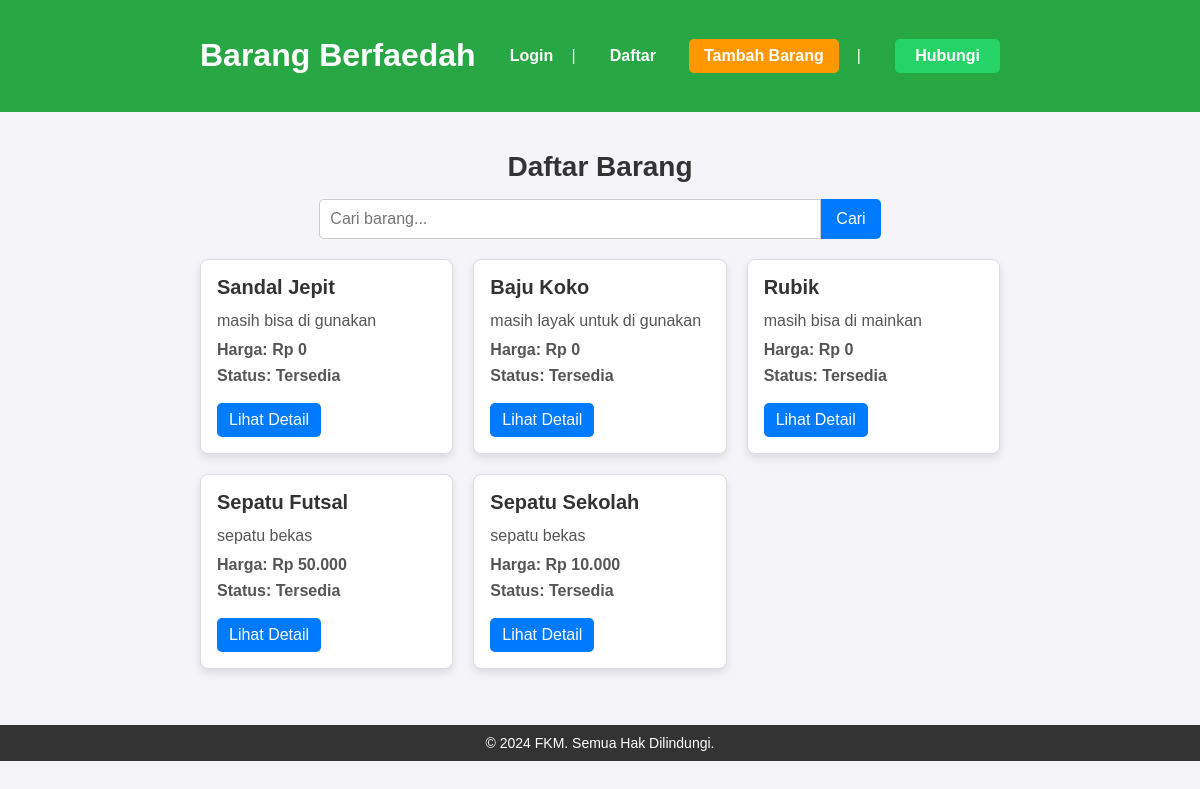
The page / on the database its author committed.
### tables this page shows
CREATE TABLE `items` (
  `id` int(11) NOT NULL,
  `name` varchar(255) NOT NULL,
  `description` text NOT NULL,
  `price` decimal(10,2) DEFAULT NULL,
  `status` enum('Tersedia','Tidak Tersedia') DEFAULT 'Tersedia',
  `created_at` timestamp NOT NULL DEFAULT current_timestamp()
);

### index.php (the view, shortened to what this page needs)
<!DOCTYPE html>
<html lang="id">
<head>
    <link rel="stylesheet" href="styles.css">
</head>
<body>
    <header>
        <div class="header-content">
            <h1>Barang Berfaedah</h1>
            <?php
            if (isset($_SESSION['username'])) {
                echo "<p class='welcome-message'>Selamat datang, " . $_SESSION['username'] . "</p>";
                echo "<a href='logout.php' class='auth-link'>Logout</a>";
            } else {
                echo "<a href='login.php' class='auth-link'>Login</a> | ";
                echo "<a href='register.php' class='auth-link'>Daftar</a>";
            }
            ?>
            <a href="add-item.html" class="add-button">Tambah Barang</a> |
            <a href="https://api.whatsapp.com/send?phone=6285173052468&text=Hallo admin, ini saya dari web Barang Berfaedah, apakah barangnya ready?" class="whatsapp-button" target="_blank">Hubungi</a>
        </div>
    </header>
    <main>
        <h2>Daftar Barang</h2>
        <form method="GET" action="index.php" class="search-form">
            <input type="text" name="search" placeholder="Cari barang..." value="<?php echo isset($_GET['search']) ? htmlspecialchars($_GET['search']) : ''; ?>">
            <button type="submit">Cari</button>
        </form>
        <section id="item-list">
            <?php
            $conn = new mysqli("localhost", "root", "", "db_used");
            $search = isset($_GET['search']) ? $conn->real_escape_string($_GET['search']) : '';
            $sql = "SELECT * FROM items WHERE name LIKE '%$search%' ORDER BY created_at DESC";
            $result = $conn->query($sql);
            if ($result->num_rows > 0) {
                while ($row = $result->fetch_assoc()) {
                    echo "<div class='item'>";
                    echo "<h3 class='item-name'>" . $row["name"] . "</h3>";
                    echo "<p class='item-description'>" . $row["description"] . "</p>";
                    echo "<p class='item-price'>Harga: " . ($row["price"] ? "Rp " . number_format($row["price"], 0, ',', '.') : "Gratis") . "</p>";
                    echo "<p class='item-status'>Status: " . ucfirst($row["status"]) . "</p>";
                    echo "<a href='item-detail.php?id=" . $row["id"] . "' class='detail-link'>Lihat Detail</a>";
                    echo "</div>";
                }
            } else {
                echo "<p class='no-results'>Tidak ada barang yang ditemukan untuk kata kunci: <strong>" . htmlspecialchars($search) . "</strong></p>";
            }
            ?>
        </section>
    </main>
</body>
<footer>
    <p>&copy; 2024 FKM. Semua Hak Dilindungi.</p>
</footer>
</html>

### styles.css (style rules this page uses)
body { font-family: Arial, sans-serif; margin: 0; padding: 0; background-color: #f4f4f9; color: #333; }
header { background-color: #28a745; color: white; padding: 1rem; text-align: center; }
.header-content { display: flex; justify-content: space-between; align-items: center; max-width: 800px; margin: auto; }
header a { color: white; text-decoration: none; margin-left: 1rem; font-weight: bold; }
.whatsapp-button { background-color: #25D366; color: white; padding: 8px 20px; border-radius: 5px; text-decoration: none; font-weight: bold; }
.add-button { background-color: #FF9800; padding: 8px 15px; border-radius: 5px; color: white; text-decoration: none; font-weight: bold; margin-left: 15px; }
main { padding: 1rem; max-width: 800px; margin: auto; }
h2 { font-size: 28px; color: #333; text-align: center; margin-bottom: 1rem; }
.search-form { display: flex; justify-content: center; margin-bottom: 20px; }
.search-form input[type="text"] { width: 60%; padding: 10px; border: 1px solid #ccc; border-radius: 5px 0 0 5px; font-size: 16px; }
.search-form button { padding: 10px 15px; background-color: #007bff; color: white; border: none; border-radius: 0 5px 5px 0; cursor: pointer; font-size: 16px; }
#item-list { display: grid; grid-template-columns: repeat(auto-fit, minmax(250px, 1fr)); gap: 20px; }
.item { background-color: white; padding: 1rem; border: 1px solid #ddd; border-radius: 8px; box-shadow: 0 4px 8px rgba(0, 0, 0, 0.1); }
.item h3 { font-size: 20px; color: #333; margin: 0 0 10px; }
.item p { margin: 0.5rem 0; color: #555; }
.item-price { color: #28a745; font-weight: bold; }
.item-status { color: #007bff; }
.item-name { font-size: 28px; color: #333; margin-bottom: 10px; }
.item-description { font-size: 16px; color: #666; line-height: 1.5; margin-bottom: 15px; }
.item-price, .item-status, .item-date { font-size: 16px; color: #333; margin: 5px 0; font-weight: bold; }
.detail-link { display: inline-block; margin-top: 10px; padding: 8px 12px; background-color: #007bff; color: white; text-decoration: none; border-radius: 5px; }
footer { background-color: #333; color: white; padding: 10px; text-align: center; margin-top: 40px; }
footer p { margin: 0; font-size: 14px; }

### rows shown on the page
items: name "Sandal Jepit", description "masih bisa di gunakan", price "0", status "Tersedia"
items: name "Baju Koko", description "masih layak untuk di gunakan", price "0", status "Tersedia"
items: name "Rubik", description "masih bisa di mainkan", price "0", status "Tersedia"
items: name "Sepatu Futsal", description "sepatu bekas", price "50.000", status "Tersedia"
items: name "Sepatu Sekolah", description "sepatu bekas", price "10.000", status "Tersedia"
